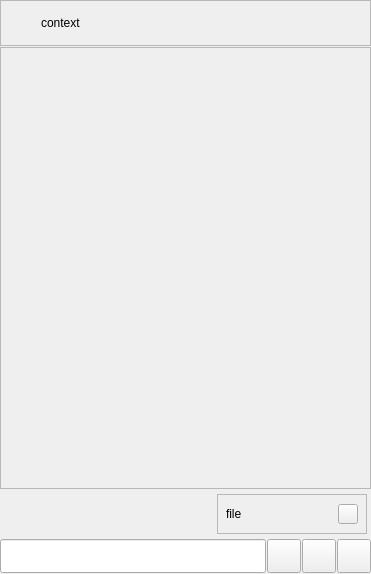
<?xml version="1.0" encoding="UTF-8"?>
<ui version="4.0">
 <class>Form</class>
 <widget class="QWidget" name="Form">
  <property name="geometry">
   <rect>
    <x>0</x>
    <y>0</y>
    <width>371</width>
    <height>574</height>
   </rect>
  </property>
  <property name="windowTitle">
   <string>Form</string>
  </property>
  <layout class="QVBoxLayout" name="verticalLayout">
   <property name="spacing">
    <number>1</number>
   </property>
   <property name="leftMargin">
    <number>0</number>
   </property>
   <property name="topMargin">
    <number>0</number>
   </property>
   <property name="rightMargin">
    <number>0</number>
   </property>
   <property name="bottomMargin">
    <number>0</number>
   </property>
   <item>
    <widget class="QFrame" name="frame">
     <property name="frameShape">
      <enum>QFrame::StyledPanel</enum>
     </property>
     <property name="frameShadow">
      <enum>QFrame::Raised</enum>
     </property>
     <layout class="QHBoxLayout" name="horizontalLayout_3">
      <property name="spacing">
       <number>4</number>
      </property>
      <property name="leftMargin">
       <number>8</number>
      </property>
      <property name="topMargin">
       <number>8</number>
      </property>
      <property name="rightMargin">
       <number>8</number>
      </property>
      <property name="bottomMargin">
       <number>8</number>
      </property>
      <item>
       <widget class="QLabel" name="chat_room_image_label">
        <property name="minimumSize">
         <size>
          <width>28</width>
          <height>28</height>
         </size>
        </property>
        <property name="maximumSize">
         <size>
          <width>28</width>
          <height>28</height>
         </size>
        </property>
        <property name="text">
         <string/>
        </property>
        <property name="alignment">
         <set>Qt::AlignCenter</set>
        </property>
       </widget>
      </item>
      <item>
       <widget class="QLabel" name="chat_room_context_label">
        <property name="text">
         <string>context</string>
        </property>
       </widget>
      </item>
     </layout>
    </widget>
   </item>
   <item>
    <widget class="QScrollArea" name="scrollArea">
     <property name="widgetResizable">
      <bool>true</bool>
     </property>
     <widget class="QWidget" name="scrollAreaWidgetContents">
      <property name="geometry">
       <rect>
        <x>0</x>
        <y>0</y>
        <width>369</width>
        <height>438</height>
       </rect>
      </property>
      <layout class="QVBoxLayout" name="scrollAreaLayout">
       <property name="spacing">
        <number>0</number>
       </property>
       <item>
        <spacer name="verticalSpacer">
         <property name="orientation">
          <enum>Qt::Vertical</enum>
         </property>
         <property name="sizeHint" stdset="0">
          <size>
           <width>0</width>
           <height>0</height>
          </size>
         </property>
        </spacer>
       </item>
       <item>
        <layout class="QVBoxLayout" name="chat_messages_layout">
         <property name="spacing">
          <number>1</number>
         </property>
        </layout>
       </item>
      </layout>
     </widget>
    </widget>
   </item>
   <item>
    <widget class="QFrame" name="chat_room_files_frame">
     <layout class="QVBoxLayout" name="chat_room_file_layout">
      <property name="spacing">
       <number>1</number>
      </property>
      <property name="leftMargin">
       <number>4</number>
      </property>
      <property name="topMargin">
       <number>4</number>
      </property>
      <property name="rightMargin">
       <number>4</number>
      </property>
      <property name="bottomMargin">
       <number>4</number>
      </property>
      <item>
       <layout class="QHBoxLayout" name="chat_room_file_layout_2">
        <property name="spacing">
         <number>0</number>
        </property>
        <property name="topMargin">
         <number>0</number>
        </property>
        <item>
         <spacer name="horizontalSpacer">
          <property name="orientation">
           <enum>Qt::Horizontal</enum>
          </property>
          <property name="sizeHint" stdset="0">
           <size>
            <width>40</width>
            <height>20</height>
           </size>
          </property>
         </spacer>
        </item>
        <item>
         <widget class="QFrame" name="chat_room_file_frame">
          <property name="minimumSize">
           <size>
            <width>150</width>
            <height>40</height>
           </size>
          </property>
          <property name="frameShape">
           <enum>QFrame::StyledPanel</enum>
          </property>
          <property name="frameShadow">
           <enum>QFrame::Raised</enum>
          </property>
          <layout class="QHBoxLayout" name="horizontalLayout_4">
           <property name="spacing">
            <number>8</number>
           </property>
           <property name="leftMargin">
            <number>8</number>
           </property>
           <property name="topMargin">
            <number>8</number>
           </property>
           <property name="rightMargin">
            <number>8</number>
           </property>
           <property name="bottomMargin">
            <number>8</number>
           </property>
           <item>
            <widget class="QLabel" name="chat_room_file_name_label">
             <property name="text">
              <string>file</string>
             </property>
            </widget>
           </item>
           <item>
            <widget class="QPushButton" name="chat_room_remove_file_pushButton">
             <property name="minimumSize">
              <size>
               <width>20</width>
               <height>20</height>
              </size>
             </property>
             <property name="maximumSize">
              <size>
               <width>20</width>
               <height>20</height>
              </size>
             </property>
             <property name="text">
              <string/>
             </property>
             <property name="iconSize">
              <size>
               <width>12</width>
               <height>12</height>
              </size>
             </property>
            </widget>
           </item>
          </layout>
         </widget>
        </item>
       </layout>
      </item>
     </layout>
    </widget>
   </item>
   <item>
    <widget class="QFrame" name="horizontalFrame">
     <property name="sizePolicy">
      <sizepolicy hsizetype="Preferred" vsizetype="Fixed">
       <horstretch>0</horstretch>
       <verstretch>0</verstretch>
      </sizepolicy>
     </property>
     <layout class="QHBoxLayout" name="horizontalLayout">
      <property name="spacing">
       <number>1</number>
      </property>
      <property name="leftMargin">
       <number>0</number>
      </property>
      <property name="topMargin">
       <number>0</number>
      </property>
      <property name="rightMargin">
       <number>0</number>
      </property>
      <property name="bottomMargin">
       <number>0</number>
      </property>
      <item>
       <widget class="QLineEdit" name="chat_message_lineEdit">
        <property name="minimumSize">
         <size>
          <width>0</width>
          <height>34</height>
         </size>
        </property>
        <property name="maximumSize">
         <size>
          <width>16777215</width>
          <height>34</height>
         </size>
        </property>
       </widget>
      </item>
      <item>
       <widget class="QPushButton" name="chat_room_add_file_pushButton">
        <property name="minimumSize">
         <size>
          <width>34</width>
          <height>34</height>
         </size>
        </property>
        <property name="maximumSize">
         <size>
          <width>34</width>
          <height>34</height>
         </size>
        </property>
        <property name="text">
         <string/>
        </property>
       </widget>
      </item>
      <item>
       <widget class="QPushButton" name="chat_emoji_pushButton">
        <property name="minimumSize">
         <size>
          <width>34</width>
          <height>34</height>
         </size>
        </property>
        <property name="maximumSize">
         <size>
          <width>34</width>
          <height>34</height>
         </size>
        </property>
        <property name="text">
         <string/>
        </property>
       </widget>
      </item>
      <item>
       <widget class="QPushButton" name="chat_send_pushButton">
        <property name="sizePolicy">
         <sizepolicy hsizetype="Expanding" vsizetype="Expanding">
          <horstretch>0</horstretch>
          <verstretch>0</verstretch>
         </sizepolicy>
        </property>
        <property name="minimumSize">
         <size>
          <width>34</width>
          <height>34</height>
         </size>
        </property>
        <property name="maximumSize">
         <size>
          <width>34</width>
          <height>34</height>
         </size>
        </property>
        <property name="text">
         <string/>
        </property>
       </widget>
      </item>
     </layout>
    </widget>
   </item>
   <item>
    <widget class="QFrame" name="horizontalFrame">
     <layout class="QHBoxLayout" name="horizontalLayout_2">
      <property name="spacing">
       <number>0</number>
      </property>
      <property name="leftMargin">
       <number>0</number>
      </property>
      <property name="topMargin">
       <number>0</number>
      </property>
      <property name="rightMargin">
       <number>0</number>
      </property>
      <property name="bottomMargin">
       <number>0</number>
      </property>
     </layout>
    </widget>
   </item>
  </layout>
 </widget>
 <resources/>
 <connections/>
</ui>
